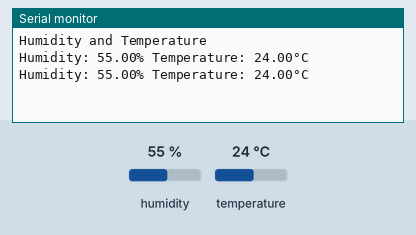
This sketch was run on a simulated Arduino Uno, built with avr-gcc and run on an emulated ATmega328P. On the bench: the last lines printed to the serial monitor. Inputs (shaded band) come from the test bench; at power-on: humidity 55 %, temperature 24 °C.

Above: at 4.8 s.
4.9 s: humidity set to 22 %
At 7.5 s:
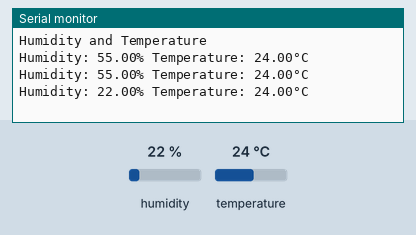
7.9 s: temperature set to 12 °C
At 8.7 s:
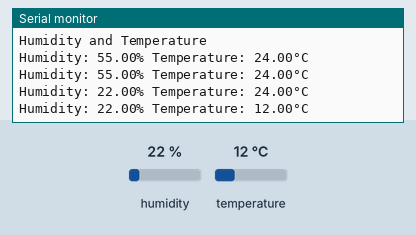
10.9 s: humidity set to 40 %
At 13.5 s:
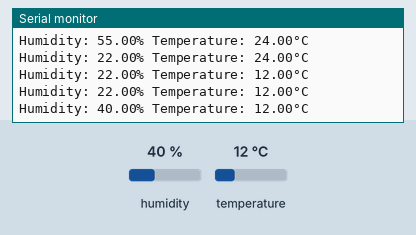
Timing chart, 0 to 15.0 s (numbered marks = the images above; inputs shaded):
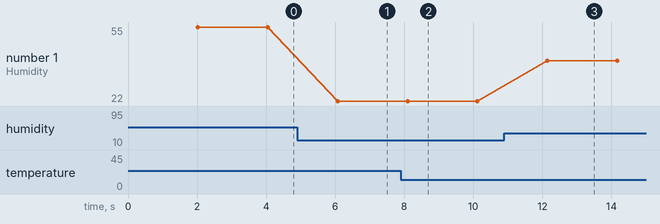

The sketch:

DHT_sensor.ino
```cpp
#include "DHT.h"

//Arduino pin connected to the DHT-11's data pin
#define DHTPIN 2

//Type of DHT sensor
#define DHTTYPE DHT11

//Initialize of DHT sensor
DHT dht(DHTPIN, DHTTYPE);

void setup() {
  // put your setup code here, to run once:
  Serial.begin(9600); //data rate of x bits/sec
  Serial.println("Humidity and Temperature"); //send text to monitor

  //start the sensor
  dht.begin();
}

void loop() {
  // put your main code here, to run repeatedly:
  delay(2000); //delay 2 sec

  //Read humidity
  float h = dht.readHumidity();

  //Read temperature as Celsius (default)
  float t = dht.readTemperature();

  //Send data to serial monitor for display
  Serial.println("Humidity: " + String(h) + "% Temperature: " + String(t) + "°C");


}
```

Measured:
- after the input at 4.9 s, the serial monitor: prints a new line after 1.2 s (image 1)
- after the input at 7.9 s, the serial monitor: prints a new line after 0.20 s (image 2)
- after the input at 10.9 s, the serial monitor: prints a new line after 1.2 s (image 3)
- plotted number 1: 55 → 22 after the input at 4.9 s, 22 → 40 after the input at 10.9 s
